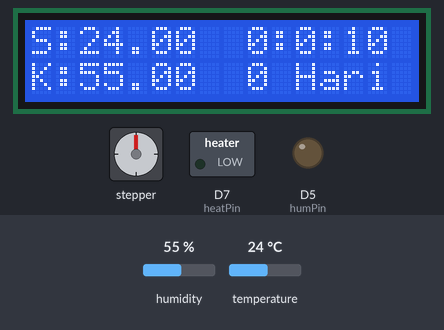
This sketch was run on a simulated ESP8266 (NodeMCU). On the bench: 16×2 character LCD, stepper motor, switched loads named in the sketch (green lamp = pin HIGH), output pins drawn as LEDs (lit = HIGH). Inputs (shaded band) come from the test bench; at power-on: humidity 55 %, temperature 24 °C. WiFi joins after 1.5 s; servers stay silent unless stated; stepper angles assume 4096 steps per turn; what the sketch prints to the serial monitor is not drawn.

Above: at 10.6 s.
10.7 s: humidity set to 57 %
At 20.7 s:
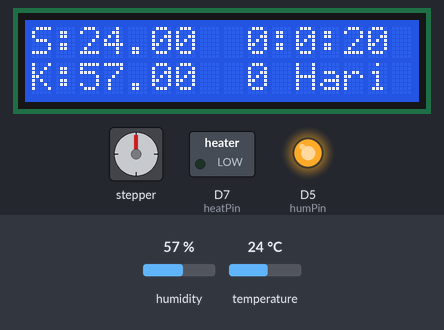
21.5 s: temperature set to 36 °C
At 30.7 s:
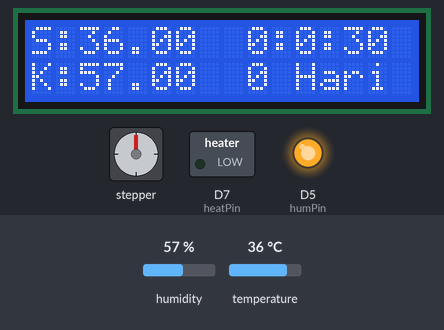
31.5 s: temperature set to 39 °C
At 40.8 s:
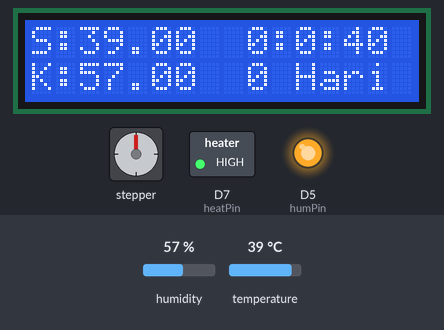
41.5 s: humidity set to 52 %
At 50.7 s:
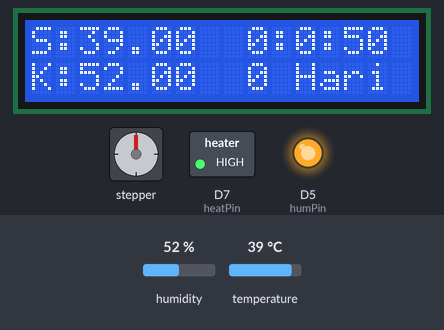
51.5 s: humidity set to 49 %
At 60.7 s:
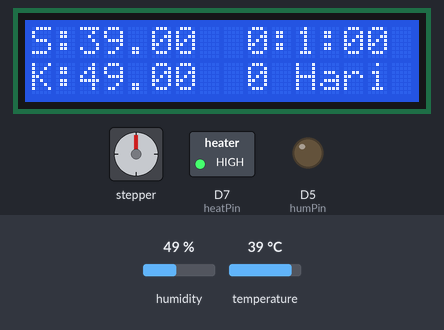
Timing chart, 0 to 62.2 s (numbered marks = the images above; inputs shaded):
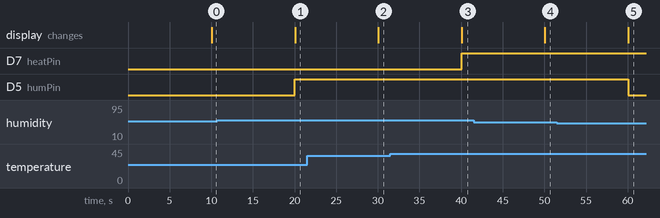

Measured:
- the behaviour switches between 55 and 56 % on humidity (found by bisection; images 0 and 1)
- the behaviour switches between 37 and 38 °C on temperature (found by bisection; images 2 and 3)
- the behaviour switches between 51 and 50 % on humidity (found by bisection; images 4 and 5)
- after the input at 10.7 s, D5 (humPin): LOW → HIGH after 9.4 s; the display: changes after 9.4 s (image 1)
- after the input at 21.5 s, the display: changes after 8.6 s (image 2)
- after the input at 31.5 s, D7 (heatPin): LOW → HIGH after 8.6 s; the display: changes after 8.6 s (image 3)
- after the input at 41.5 s, the display: changes after 8.6 s (image 4)
- after the input at 51.5 s, D5 (humPin): HIGH → LOW after 8.6 s; the display: changes after 8.6 s (image 5)

The sketch:

eggbot-incubator_dengan_wifi.ino
```cpp
// https://learn.adafruit.com/esp8266-temperature-slash-humidity-webserver/code

#include <DHT.h>
#include <ESP8266WiFi.h>
#include <ESP8266WebServer.h>
#include <ESP8266mDNS.h>
#include <AccelStepper.h>
#include <LiquidCrystal_I2C.h>

LiquidCrystal_I2C lcd(0x27,16,2);

// Heating mat (relay)
#define heatPin 13
#define humPin 14


// Stepper
#define HALFSTEP 8

#define motorPin1  2
#define motorPin2  0
#define motorPin3  D0
#define motorPin4  D8

// NOTE: The sequence 1-3-2-4 is required for proper sequencing of 28BYJ-48
AccelStepper stepper(HALFSTEP, motorPin1, motorPin3, motorPin2, motorPin4);

// DHT temperature & humidity
#define DHTTYPE DHT11
DHT dht(12, DHTTYPE);

float hum;
float temp;
char temp_str[6];
char hum_str[6];
const char* heat_str;

// Interval for DHT sensor
unsigned long previousMillis = 0;        // will store last temp was read
const long interval = 2000;              // interval at which to read sensor

// Interval for turning eggs
unsigned long turnPreviousMillis = 0;        // will store last temp was read
const long turnInterval = 108000;             // 3 hours

// Interval for toggling heater
unsigned long heatPreviousMillis = 0;
const long heatInterval = 10000;

// Interval for toggling humidity
unsigned long humPreviousMillis = 0;
const long humInterval = 10000;

// Webserver
const char* ssid = "HGU-Entok_Jali";
const char* password = "12345678991";

ESP8266WebServer server(80);

void getTemperature() {
  // Wait at least 2 seconds seconds between measurements.
  // if the difference between the current time and last time you read
  // the sensor is bigger than the interval you set, read the sensor
  // Works better than delay for things happening elsewhere also
  unsigned long currentMillis = millis();

  if(currentMillis - previousMillis >= interval) {
    // save the last time you read the sensor
    previousMillis = currentMillis;

// Time
  int sec = millis() / 1000;
  int min = sec / 60;
  int hr = min / 60;
  int dy = hr / 24;
    // Reading temperature for humidity takes about 250 milliseconds!
    // Sensor readings may also be up to 2 seconds 'old' (it's a very slow sensor)
    hum = dht.readHumidity();          // Read humidity (percent)
    temp = dht.readTemperature();     // Read temperature
    Serial.println("Temperature: ");
    Serial.println(temp);
    Serial.println("Humidity: ");
    Serial.println(hum);
    Serial.println("-------------");

    Serial.println(sec % 60);
    Serial.println(min % 60);
    Serial.println(hr % 24);


  lcd.setCursor(0, 0);
  lcd.print("S:");
  lcd.print(temp);

   lcd.setCursor(9, 0);
   lcd.print(hr % 24);
   lcd.print(":");
   lcd.print(min % 60);
   lcd.print(":");
   lcd.print(sec % 60);


  // Pindahkan kursor ke baris berikutnya dan cetak lagi
  lcd.setCursor(0, 1);
  lcd.print("K:");
  lcd.print(hum);
  lcd.setCursor(9, 1);
   lcd.print(dy);
   lcd.print(" Hari");


    // Check if any reads failed and exit early (to try again).
    if (isnan(hum) || isnan(temp)) {
      Serial.println("Failed to read from DHT sensor!");
      return;
    }
  }
}

void setup(void){
  Serial.begin(9600);
  lcd.begin();
  WiFi.begin(ssid, password);
  Serial.println("");

  // Heating mat
  pinMode(heatPin, OUTPUT);

  // Humidity mat
  pinMode(humPin, OUTPUT);

  // Stepper
  stepper.setMaxSpeed(10000000);
  stepper.setSpeed(10000);

  // Dht
  dht.begin();

  // Server
  while (WiFi.status() != WL_CONNECTED) {
    delay(500);
    Serial.print(".");
  }

  Serial.println("");
  Serial.print("Connected to ");
  Serial.println(ssid);
  Serial.print("IP address: ");
  Serial.println(WiFi.localIP());

  server.on("/", []() {

  // DHT
  getTemperature();
  dtostrf(temp, 5, 2, temp_str);
  dtostrf(hum, 5, 2, hum_str);

  String title = "EGGBoT";
  String cssClass = "mediumhot";

  if (temp < 0)
    cssClass = "cold";
  else if (temp > 37)
    cssClass = "hot";


  // Time
  int sec = millis() / 1000;
  int min = sec / 60;
  int hr = min / 60;

  String message = "<!DOCTYPE html><html><head><title>" + title + "</title><meta charset=\"utf-8\" /><meta name=\"viewport\" content=\"width=device-width\" /><style>\n";
  message += "html {height: 100%;}";
  message += "div {color: #fff;font-family: 'Advent Pro';font-weight: 400;left: 50%;position: absolute;text-align: center;top: 50%;transform: translateX(-50%) translateY(-50%);}";
  message += "h2 {font-size: 90px;font-weight: 400; margin: 0}";
  message += "body {height: 100%;}";
  message += ".cold {background: linear-gradient(to bottom, #7abcff, #0665e0 );}";
  message += ".mediumhot {background: linear-gradient(to bottom, #81ef85,#057003);}";


  message += "</style></head><body class=\"" + cssClass + "\"><div><h2>" + title +  "</h2><h4>Waktu:" + hr + ":" + min % 60 + ":" + sec % 60 +" </h4><h3>Suhu: " + temp_str + "&nbsp;<small>&deg;C</small></h3><h3>Kelembaban: " + hum_str + "&nbsp;%</h3><h3>Pemanas: " + heat_str + "&nbsp;</h3><label>Suhu Mati:</label><input type='text' id='fname' name='fname'><br><br><label>Kelembaban Mati:</label><input type='text' id='lname' name='lname'><br><br><input type='submit' value='Submit'></div></body></html>"; //ru
  //message += "</style></head><body class=\"" + cssClass + "\"><div><h2>" + title +  "</h2><h4>Running time:" + hr + ":" + min % 60 + ":" + sec % 60 +" </h4><h3>Temperature: " + temp_str + "& nbsp;<small>&deg;C</small></h3><h3>Humidity: " + hum_str + "&nbsp;%</h3><h3>Heating: " + heat_str + "&nbsp;</h3></div></body></html>"; //en
  server.send(200, "text/html", message);
  });

  // Set up mDNS responder:
  // - first argument is the domain name, in this example
  //   the fully-qualified domain name is "esp8266.local"
  // - second argument is the IP address to advertise
  //   we send our IP address on the WiFi network
  if (!MDNS.begin("incubator")) {
    Serial.println("Error setting up MDNS responder!");
    while(1) {
      delay(1000);
    }
  }
  Serial.println("mDNS responder started");

  // Start TCP (HTTP) server
  server.begin();
  Serial.println("TCP server started");

  // Add service to MDNS-SD
  MDNS.addService("http", "tcp", 80);


}

void rotateEggs(){

  unsigned long currentMillis = millis();

  if(currentMillis - turnPreviousMillis >= turnInterval) {

    turnPreviousMillis = currentMillis;

    stepper.move(2000);


    Serial.println("Turning eggs!");
  }

  stepper.run();
}

void toggleHeater(){

  unsigned long currentMillis = millis();

  if(currentMillis - heatPreviousMillis >= heatInterval) {

    heatPreviousMillis = currentMillis;

    getTemperature();

    if((temp + 0.5) < 37){
      digitalWrite(heatPin, LOW);
      Serial.println("Heater on!");
      heat_str = ("ON");
    }
    else if ((temp - 0.5) > 37)  {
      digitalWrite(heatPin, HIGH);
      Serial.println("Heater off!");
      heat_str = ("OFF");
    }


    if((hum + 2) < 53){
      digitalWrite(humPin, LOW);
      Serial.println("Humidity on!");

    }
    else if ((hum - 2) > 53)  {
      digitalWrite(humPin, HIGH);
      Serial.println("Humidity off!");

    }
  }
}

void loop(void){
  server.handleClient();
  rotateEggs();
  toggleHeater();
}
```
